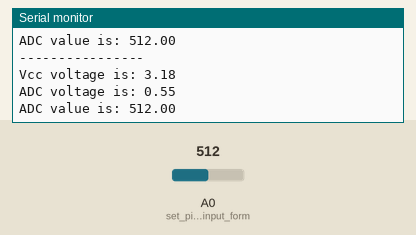
Recording of a sketch running on a simulated Arduino Uno, built with avr-gcc and run on an emulated ATmega328P. On the bench: the last lines printed to the serial monitor. The test bench sets the inputs (shaded band); at power-on: A0 (set_pin_A0_as_input_form) = 512.

Above: at 2.7 s.
2.8 s: A0 (set_pin_A0_as_input_form) set to 990
At 3.21 s:
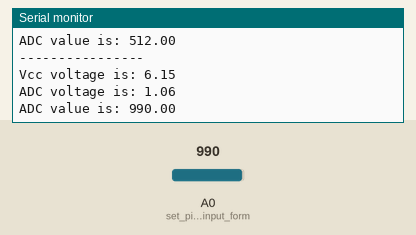
5.8 s: A0 (set_pin_A0_as_input_form) set to 1009
At 6.23 s:
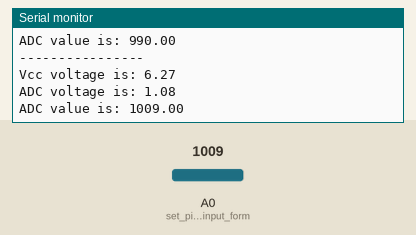
Timing chart, 0 to 8.8 s (numbered marks = the images above; inputs shaded):
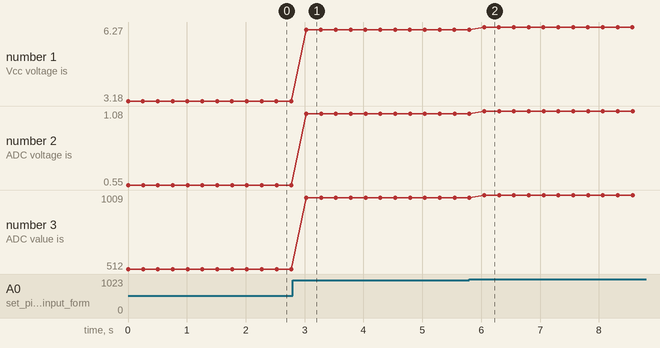

Measured:
- after the input at 2.8 s, the serial monitor: prints a new line after 0.23 s (image 1)
- after the input at 5.8 s, the serial monitor: prints a new line after 0.25 s (image 2)
- plotted number 1: 3.18 → 6.15 after the input at 2.8 s, 6.15 → 6.27 after the input at 5.8 s
- plotted number 2: 0.55 → 1.06 after the input at 2.8 s, 1.06 → 1.08 after the input at 5.8 s
- plotted number 3: 512 → 990 after the input at 2.8 s, 990 → 1009 after the input at 5.8 s

The sketch:

battery-voltage.ino
```cpp
//Created by Aref Nik


void setup() {
  pinMode(A0,INPUT); //set pin A0 as input form voltage divider
  //voltage divider Vcc--100K-A0-22K--GND
  analogReference(INTERNAL);//set ADC to use
  // 1V1 internal voltage refrence
  Serial.begin(115200); // begining Serial

}

void loop() {
  float sensorValue = analogRead(A0); //read raw ADC value
  float voltage = sensorValue * (1.1 / 1023.0); // this is voltage at A0 pin
  Serial.print("----------------");
  Serial.println();
  Serial.print("Vcc voltage is: ");//some dignity
  Serial.println(voltage*5.77777777); //divide actual Vcc
  //voltage and voltage reading at A0 pin
  //for Example Vcc = 4.17 voltage is = 0.72
  //4.17/0.72 = 5.77777777
  Serial.print("ADC voltage is: ");
  Serial.println(voltage);
  Serial.print("ADC value is: ");
  Serial.println(sensorValue);
  delay(250);
}
```
